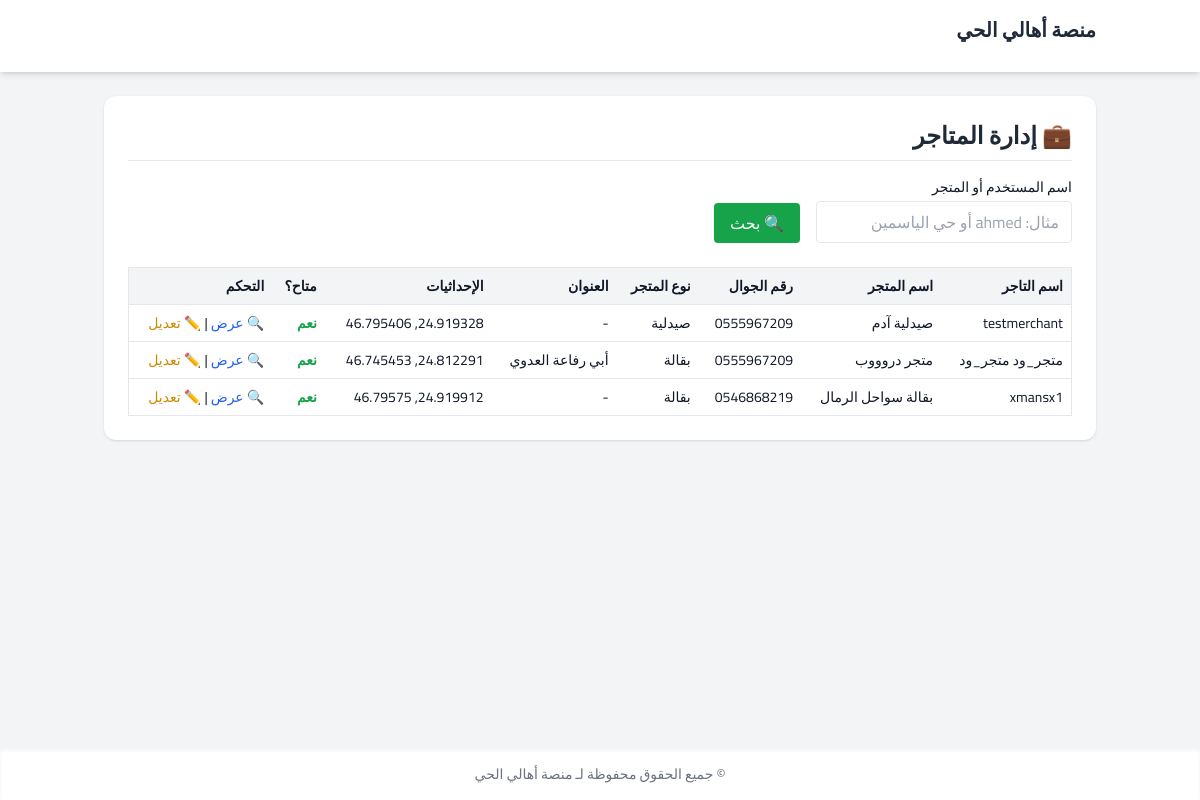
Page /accounts/admin/stores/ on the earlier database version.
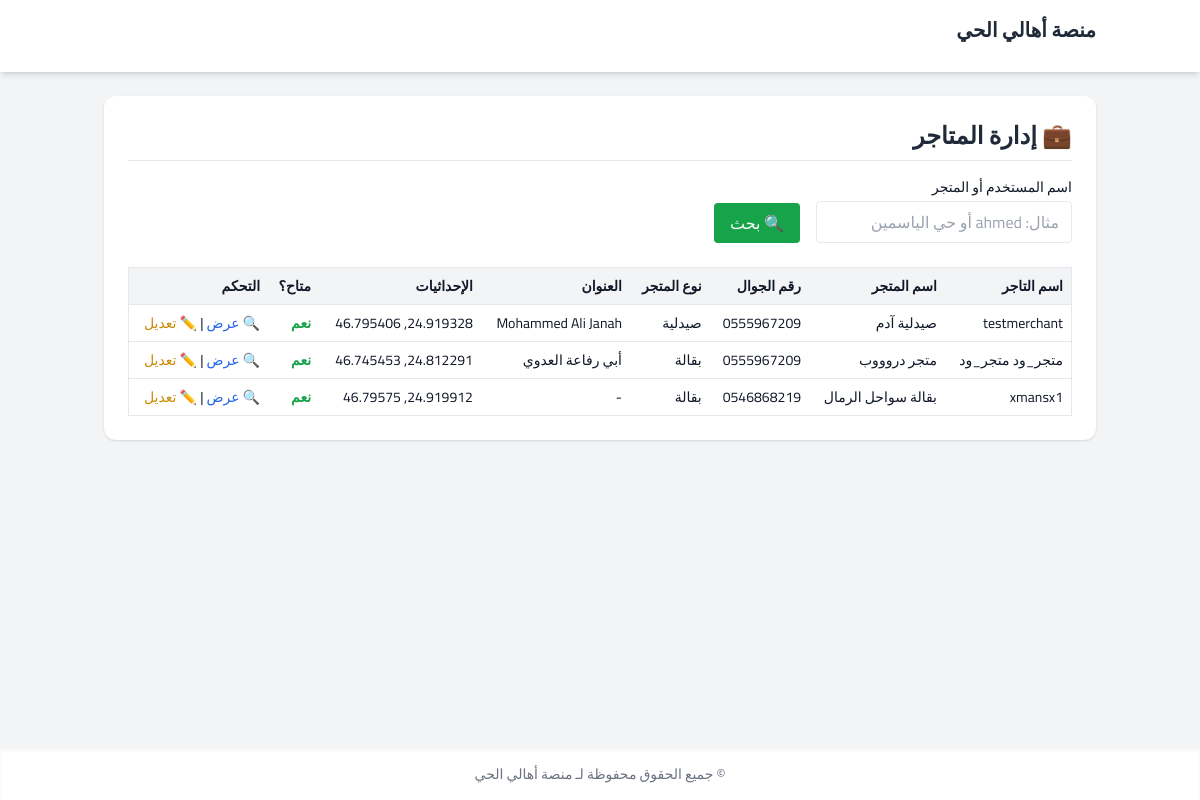
Same page on the later database version.
### stores/models.py (models this page shows, shortened)
class Store(models.Model):
    STORE_TYPES = [
        ('grocery', 'بقالة'),
        ('pharmacy', 'صيدلية'),
        ('restaurant', 'مطعم'),
        ('sweets', 'حلويات'),
        ('bakery', 'مخبوزات'),
        ('services', 'سباكة و كهرباء'),
        ('produce', 'خضار و فواكه'),
        ('gifts', 'هدايا'),
        ('coffee', 'كوفي'),
        ('other', 'أخرى'),
    ]
    user = models.OneToOneField(
        User,
        on_delete=models.CASCADE,
        related_name='store',
        verbose_name="صاحب المتجر"
    )
    name = models.CharField(max_length=255, verbose_name="اسم المتجر", blank=True)
    phone = models.CharField(max_length=15, verbose_name="رقم الجوال", blank=True)
    address = models.TextField(verbose_name="العنوان التفصيلي", blank=True)
    latitude = models.FloatField(verbose_name="خط العرض", null=True, blank=True)
    longitude = models.FloatField(verbose_name="خط الطول", null=True, blank=True)
    store_type = models.CharField(
        max_length=20,
        choices=STORE_TYPES,
        default='other',
        verbose_name="نوع المتجر"
    )
    is_active = models.BooleanField(default=True, verbose_name="نشط؟")
    is_available = models.BooleanField(default=True, verbose_name="متاح لاستقبال الطلبات؟")
    created_at = models.DateTimeField(auto_now_add=True, verbose_name="تاريخ الإضافة")

### accounts/models.py (models this page shows, shortened)
class User(AbstractUser):
    class UserType(models.TextChoices):
        ADMIN = 'admin', 'مشرف'
        MERCHANT = 'merchant', 'تاجر'
        DELIVERY = 'delivery', 'مندوب'
    user_type = models.CharField(
        "نوع المستخدم",
        max_length=10,
        choices=UserType.choices,
        default=UserType.MERCHANT
    )
    phone_number = models.CharField("رقم الجوال", max_length=15, blank=True)
    is_active = models.BooleanField("حالة التفعيل", default=True)
    is_available = models.BooleanField("نشاط المتجر", default=True)
    store_location = models.CharField("عنوان المتجر (نص)", max_length=255, null=True, blank=True)
    store_latitude = models.FloatField("خط العرض", null=True, blank=True)
    store_longitude = models.FloatField("خط الطول", null=True, blank=True)

### accounts/views.py (the view)
# urls.py: path('admin/stores/', views.admin_stores_view, name='admin_stores'),
def admin_stores_view(request):
    query = request.GET.get('q', '')
    stores = Store.objects.select_related('user').all()
    if query:
        stores = stores.filter(
            Q(user__username__icontains=query) |
            Q(name__icontains=query) |
            Q(address__icontains=query)
        )
    context = {
        'stores': stores,
        'search_query': query,
    }
    return render(request, 'admin/stores.html', context)

### templates/admin/stores.html (shortened to what this page needs)
{% extends "core/base.html" %}
{% block content %}
<div class="max-w-6xl mx-auto bg-white rounded-xl shadow p-6">
  <h2 class="text-2xl font-bold text-gray-800 mb-4 border-b pb-2">💼 إدارة المتاجر</h2>
  <form method="get" class="flex flex-wrap items-end gap-4 mb-6">
    <div>
      <label class="block text-sm mb-1">اسم المستخدم أو المتجر</label>
      <input type="text" name="q" value="{{ search_query }}" class="border rounded px-3 py-2 w-64" placeholder="مثال: ahmed أو حي الياسمين">
    </div>
    <button type="submit" class="bg-green-600 text-white px-4 py-2 rounded hover:bg-green-700">🔍 بحث</button>
  </form>
  <table class="w-full border text-sm text-right">
    <thead class="bg-gray-100">
      <tr>
        <th class="p-2">اسم التاجر</th>
        <th class="p-2">اسم المتجر</th>
        <th class="p-2">رقم الجوال</th>
        <th class="p-2">نوع المتجر</th>
        <th class="p-2">العنوان</th>
        <th class="p-2">الإحداثيات</th>
        <th class="p-2">متاح؟</th>
        <th class="p-2">التحكم</th>
      </tr>
    </thead>
    <tbody>
      {% for store in stores %}
        <tr class="border-t hover:bg-gray-50">
          <td class="p-2">{{ store.user.get_full_name|default:store.user.username }}</td>
          <td class="p-2">{{ store.name|default:"-" }}</td>
          <td class="p-2">{{ store.phone|default:"-" }}</td>
          <td class="p-2">{{ store.get_store_type_display }}</td>
          <td class="p-2">{{ store.address|default:"-" }}</td>
          <td class="p-2">
            {% if store.latitude and store.longitude %}
              {{ store.latitude }}, {{ store.longitude }}
            {% else %}-{% endif %}
          </td>
          <td class="p-2">
            {% if store.is_available %}
              <span class="text-green-600 font-semibold">نعم</span>
            {% else %}
              <span class="text-red-600 font-semibold">لا</span>
            {% endif %}
          </td>
          <td class="p-2 whitespace-nowrap">
            <a href="{% url 'admin_store_detail' store.id %}" class="text-blue-600 hover:underline">🔍 عرض</a>
            |
            <a href="{% url 'admin_store_edit' store.id %}" class="text-yellow-600 hover:underline">✏️ تعديل</a>
          </td>
        </tr>
      {% empty %}
        <tr>
          <td colspan="8" class="text-center text-gray-500 p-4">لا توجد متاجر مطابقة.</td>
        </tr>
      {% endfor %}
    </tbody>
  </table>
</div>
{% endblock %}

Differences in the rows shown:
changed Store "صيدلية آدم": address "-" → "Mohammed Ali Janah"
